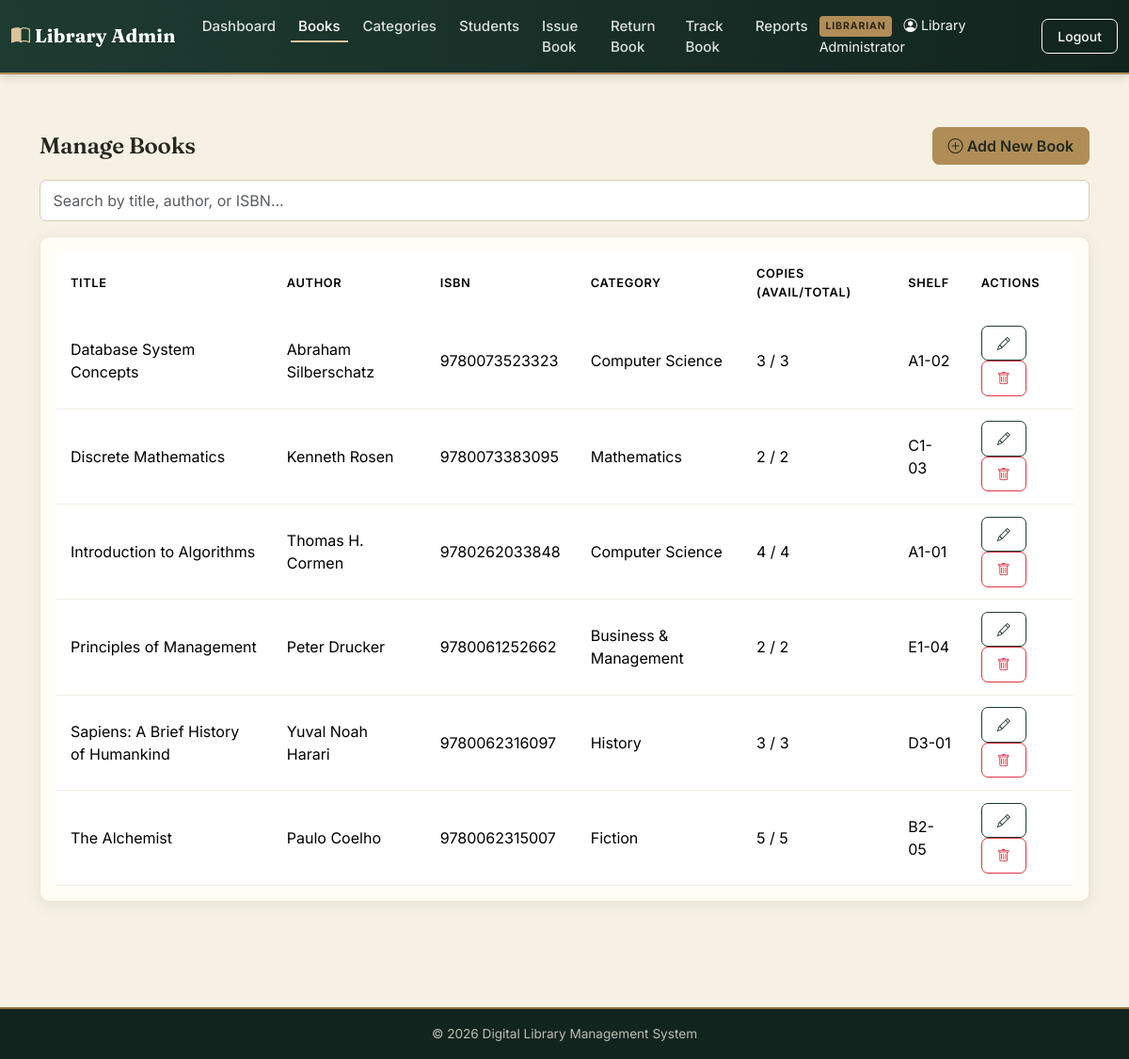
Page /admin/manage_books.php (signed in) on the committed database.
### tables this page shows
CREATE TABLE books (
    book_id INT AUTO_INCREMENT PRIMARY KEY,
    title VARCHAR(200) NOT NULL,
    author VARCHAR(150) NOT NULL,
    isbn VARCHAR(20) UNIQUE,
    category_id INT,
    publisher VARCHAR(150),
    edition VARCHAR(50),
    total_copies INT NOT NULL DEFAULT 1,
    available_copies INT NOT NULL DEFAULT 1,
    shelf_location VARCHAR(50),
    added_date DATE DEFAULT (CURRENT_DATE),
    FOREIGN KEY (category_id) REFERENCES categories(category_id) ON DELETE SET NULL
);

CREATE TABLE categories (
    category_id INT AUTO_INCREMENT PRIMARY KEY,
    category_name VARCHAR(100) NOT NULL
);

### includes/functions.php (called while the page is built, shortened)
<?php
function clean($value) {
    return htmlspecialchars(trim($value ?? ''), ENT_QUOTES, 'UTF-8');
}
?>

### admin/manage_books.php (the view, shortened to what this page needs)
<?php
require_once __DIR__ . '/../includes/functions.php';
$active = "books";
include __DIR__ . '/../includes/header.php';
include __DIR__ . '/../includes/admin_navbar.php';
$books = $conn->query("
    SELECT b.*, c.category_name
    FROM books b
    LEFT JOIN categories c ON b.category_id = c.category_id
    ORDER BY b.title ASC
");
?>
<div class="container my-4">
  <div class="d-flex justify-content-between align-items-center mb-3">
    <h4 class="mb-0">Manage Books</h4>
    <button class="btn btn-accent" data-bs-toggle="modal" data-bs-target="#addBookModal">
      <i class="bi bi-plus-circle"></i> Add New Book
    </button>
  </div>
  <input type="text" class="form-control table-search-input mb-3" placeholder="Search by title, author, or ISBN...">
  <div class="card">
    <div class="card-body table-responsive">
      <table class="table table-hover searchable-table align-middle">
        <thead>
          <tr>
            <th>Title</th><th>Author</th><th>ISBN</th><th>Category</th>
            <th>Copies (Avail/Total)</th><th>Shelf</th><th>Actions</th>
          </tr>
        </thead>
        <tbody>
          <?php while ($book = $books->fetch_assoc()): ?>
          <tr>
            <td><?php echo clean($book['title']); ?></td>
            <td><?php echo clean($book['author']); ?></td>
            <td><?php echo clean($book['isbn']); ?></td>
            <td><?php echo clean($book['category_name'] ?? '—'); ?></td>
            <td><?php echo (int)$book['available_copies']; ?> / <?php echo (int)$book['total_copies']; ?></td>
            <td><?php echo clean($book['shelf_location']); ?></td>
            <td>
              <button class="btn btn-sm btn-outline-primary" data-bs-toggle="modal" data-bs-target="#editBookModal<?php echo $book['book_id']; ?>">
                <i class="bi bi-pencil"></i>
              </button>
              <a href="process_book.php?action=delete&id=<?php echo $book['book_id']; ?>"
                 class="btn btn-sm btn-outline-danger"
                 onclick="return confirm('Delete this book? This cannot be undone.');">
                <i class="bi bi-trash"></i>
              </a>
            </td>
          </tr>
          <?php endwhile; ?>
        </tbody>
      </table>
    </div>
  </div>
</div>
<?php include __DIR__ . '/../includes/footer.php'; ?>

### includes/header.php (shortened to what this page needs)
<!DOCTYPE html>
<html lang="en">
<head>
<link href="https://cdn.jsdelivr.net/npm/bootstrap@5.3.3/dist/css/bootstrap.min.css" rel="stylesheet">
<link href="https://cdn.jsdelivr.net/npm/bootstrap-icons@1.11.3/font/bootstrap-icons.css" rel="stylesheet">
<link href="<?php echo $root; ?>assets/css/style.css" rel="stylesheet">
</head>
<body>

### includes/admin_navbar.php (shortened to what this page needs)
<nav class="navbar navbar-expand-lg navbar-dark app-navbar">
  <div class="container-fluid">
    <a class="navbar-brand" href="<?php echo $root; ?>admin/dashboard.php">
      <i class="bi bi-book-half"></i> Library Admin
    </a>
    <div class="collapse navbar-collapse" id="adminNav">
      <ul class="navbar-nav me-auto mb-2 mb-lg-0">
        <li class="nav-item"><a class="nav-link <?php echo ($active=='dashboard')?'active':''; ?>" href="<?php echo $root; ?>admin/dashboard.php">Dashboard</a></li>
        <li class="nav-item"><a class="nav-link <?php echo ($active=='books')?'active':''; ?>" href="<?php echo $root; ?>admin/manage_books.php">Books</a></li>
        <li class="nav-item"><a class="nav-link <?php echo ($active=='categories')?'active':''; ?>" href="<?php echo $root; ?>admin/manage_categories.php">Categories</a></li>
        <li class="nav-item"><a class="nav-link <?php echo ($active=='students')?'active':''; ?>" href="<?php echo $root; ?>admin/manage_students.php">Students</a></li>
        <li class="nav-item"><a class="nav-link <?php echo ($active=='issue')?'active':''; ?>" href="<?php echo $root; ?>admin/issue_book.php">Issue Book</a></li>
        <li class="nav-item"><a class="nav-link <?php echo ($active=='return')?'active':''; ?>" href="<?php echo $root; ?>admin/return_book.php">Return Book</a></li>
        <li class="nav-item"><a class="nav-link <?php echo ($active=='track')?'active':''; ?>" href="<?php echo $root; ?>admin/track_book.php">Track Book</a></li>
        <li class="nav-item"><a class="nav-link <?php echo ($active=='reports')?'active':''; ?>" href="<?php echo $root; ?>admin/reports.php">Reports</a></li>
      </ul>
      <span class="navbar-text text-light me-3">
        <span class="role-badge role-badge--admin me-2">Librarian</span>
        <i class="bi bi-person-circle"></i> <?php echo clean($_SESSION['admin_name'] ?? 'Admin'); ?>
      </span>
      <a href="<?php echo $root; ?>logout.php" class="btn btn-outline-light btn-sm">Logout</a>
    </div>
  </div>
</nav>

### includes/footer.php (shortened to what this page needs)
<footer class="footer-custom text-center py-3 mt-5">
    <p class="mb-0">&copy; <?php echo date("Y"); ?> Digital Library Management System</p>
</footer>
</body>
</html>

### assets/css/style.css (style rules this page uses)
:root { --forest: #1E3B32; --forest-dark: #12241E; --forest-soft: #2A4E42; --parchment: #F6F1E4; --parchment-card:#FFFDF6; --brass: #B08D57; --brass-dark: #8C6D3F; --brass-light: #D9C39C; --ink: #23281F; --ink-red: #8C3B2E; --sage: #3F6B52; --font-display: 'Fraunces', Georgia, 'Times New Roman', serif; --font-body: 'Inter', -apple-system, 'Segoe UI', Roboto, sans-serif; --radius: 10px; --shadow-soft: 0 4px 16px rgba(30, 59, 50, 0.08); --shadow-lift: 0 10px 24px rgba(30, 59, 50, 0.14); }
* { box-sizing: border-box; }
html { height: 100%; }
body { min-height: 100vh; display: flex; flex-direction: column; background-color: var(--parchment); font-family: var(--font-body); color: var(--ink); margin: 0; text-rendering: optimizeLegibility; -webkit-font-smoothing: antialiased; }
body > .container:not(.app-navbar .container), body > main, main, .container { flex: 1 0 auto; }
body > main, body > .container:not(.app-navbar .container) { padding-top: 2rem; padding-bottom: 2.5rem; }
h1, h2, h3, h4, h5, h6, .navbar-brand { font-family: var(--font-display); font-weight: 600; letter-spacing: -0.01em; color: var(--ink); }
a { color: var(--forest); text-decoration: none; transition: color 0.15s ease; }
.app-navbar { position: sticky; top: 0; z-index: 1030; background: linear-gradient(90deg, var(--forest), var(--forest-dark)); box-shadow: 0 2px 10px rgba(0,0,0,0.15); border-bottom: 2px solid var(--brass); }
.app-navbar .navbar-brand { color: #fff !important; font-weight: 700; font-size: 1.25rem; letter-spacing: 0.01em; }
.app-navbar .navbar-brand i { color: var(--brass-light); }
.app-navbar .nav-link { color: rgba(255,255,255,0.85) !important; font-weight: 500; font-size: 0.94rem; border-bottom: 2px solid transparent; padding-bottom: 4px; margin: 0 4px; transition: all .15s ease; }
.app-navbar .nav-link.active, .app-navbar .nav-link:hover { color: #fff !important; border-bottom-color: var(--brass-light); }
.app-navbar .navbar-text { font-size: 0.9rem; }
.role-badge { display: inline-block; font-family: var(--font-body); font-weight: 700; font-size: 0.66rem; letter-spacing: 0.08em; text-transform: uppercase; padding: 0.3em 0.65em; border-radius: 4px; vertical-align: middle; }
.role-badge--admin { background-color: var(--brass); color: #2a2415; }
.btn { border-radius: 7px; font-weight: 500; padding: 0.45rem 1rem; transition: transform .15s ease, box-shadow .15s ease, background-color .15s ease; }
.btn-accent { background-color: var(--brass); border-color: var(--brass); color: #22281c; font-weight: 600; }
.btn-outline-primary { color: var(--forest); border-color: var(--forest); }
.card { border: 1px solid rgba(176,141,87,0.2); border-radius: var(--radius); box-shadow: var(--shadow-soft); background-color: var(--parchment-card); }
.table { margin-bottom: 0; border-color: rgba(176,141,87,0.15); }
.table thead { background-color: var(--forest); color: var(--parchment-card); font-size: 0.8rem; letter-spacing: 0.05em; text-transform: uppercase; }
.table thead th { border-bottom: none; font-weight: 600; padding: 0.85rem 1rem; }
.table > :not(caption) > * > * { padding: 0.8rem 1rem; vertical-align: middle; }
.form-control, .form-select { border-radius: 7px; border: 1px solid #d8cfb8; background-color: #fff; padding: 0.55rem 0.85rem; }
footer, .footer-custom { margin-top: auto; flex-shrink: 0; background-color: var(--forest-dark); color: rgba(246,241,228,0.75); font-size: 0.85rem; border-top: 2px solid var(--brass-dark); width: 100%; }

### rows in the picture
books: title "Database System Concepts", author "Abraham Silberschatz", isbn "9780073523323", category.category_name "Computer Science", available_copies "3", total_copies "3", shelf_location "A1-02"
books: title "Discrete Mathematics", author "Kenneth Rosen", isbn "9780073383095", category.category_name "Mathematics", available_copies "2", total_copies "2", shelf_location "C1-03"
books: title "Introduction to Algorithms", author "Thomas H. Cormen", isbn "9780262033848", category.category_name "Computer Science", available_copies "4", total_copies "4", shelf_location "A1-01"
books: title "Principles of Management", author "Peter Drucker", isbn "9780061252662", category.category_name "Business & Management", available_copies "2", total_copies "2", shelf_location "E1-04"
books: title "Sapiens: A Brief History of Humankind", author "Yuval Noah Harari", isbn "9780062316097", category.category_name "History", available_copies "3", total_copies "3", shelf_location "D3-01"
books: title "The Alchemist", author "Paulo Coelho", isbn "9780062315007", category.category_name "Fiction", available_copies "5", total_copies "5", shelf_location "B2-05"

### other values in the picture
$_SESSION['admin_name'] "Library Administrator"
